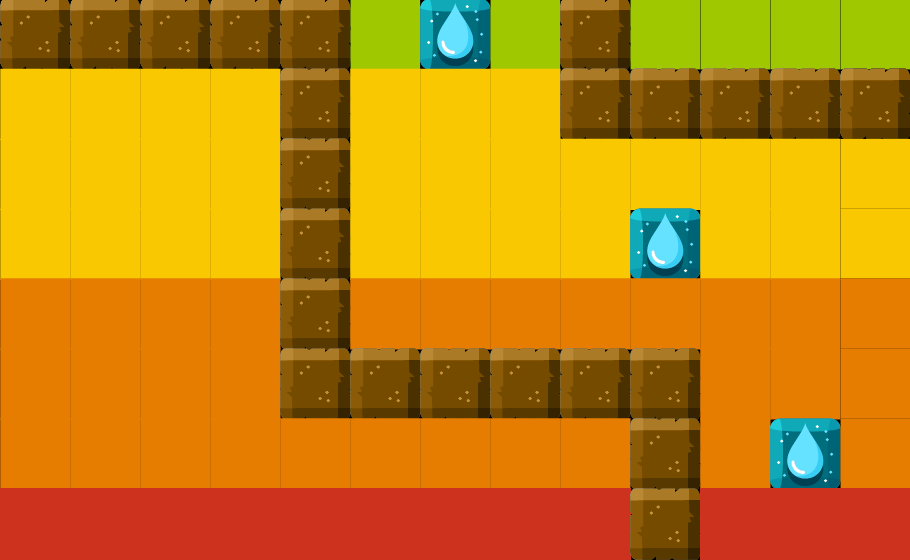

The image is a tile-based game level rendered from a .tmx file. Its description and source (layers, tilesets, objects; grid data summarised) follow:
An orthogonal 13x8 tile map with 70x70 px tiles, 1 tile layer (Tile Layer 1).

<map version="1.0" orientation="orthogonal" renderorder="right-down" width="13" height="8" tilewidth="70" tileheight="70" nextobjectid="1">
 <tileset firstgid="1" name="Mini-game" tilewidth="71" tileheight="72" tilecount="11">
  <tile id="0">
   <properties>
    <property name="explodable" value="1" />
   </properties>
   <image width="71" height="72" source="../Textures/Tiles Minigame/9_6_TileBlock.png" />
  </tile>
  <tile id="1">
   <properties>
    <property name="explodable" value="0" />
   </properties>
   <image width="71" height="72" source="../Textures/Tiles Minigame/9_6_TileDiamond.png" />
  </tile>
  <tile id="2">
   <properties>
    <property name="explodable" value="0" />
   </properties>
   <image width="71" height="72" source="../Textures/Tiles Minigame/9_6_TileElectricity.png" />
  </tile>
  <tile id="3">
   <properties>
    <property name="explodable" value="0" />
   </properties>
   <image width="71" height="72" source="../Textures/Tiles Minigame/9_6_TileGreen.png" />
  </tile>
  <tile id="4">
   <properties>
    <property name="explodable" value="0" />
   </properties>
   <image width="71" height="72" source="../Textures/Tiles Minigame/9_6_TileLife.png" />
  </tile>
  <tile id="5">
   <properties>
    <property name="explodable" value="0" />
   </properties>
   <image width="71" height="72" source="../Textures/Tiles Minigame/9_6_TileMine.png" />
  </tile>
  <tile id="6">
   <properties>
    <property name="explodable" value="1" />
   </properties>
   <image width="71" height="72" source="../Textures/Tiles Minigame/9_6_TileMineArea.png" />
  </tile>
  <tile id="7">
   <properties>
    <property name="explodable" value="0" />
   </properties>
   <image width="70" height="72" source="../Textures/Tiles Minigame/9_6_TileOrange.png" />
  </tile>
  <tile id="8">
   <properties>
    <property name="explodable" value="0" />
   </properties>
   <image width="71" height="72" source="../Textures/Tiles Minigame/9_6_TileRed.png" />
  </tile>
  <tile id="9">
   <properties>
    <property name="explodable" value="0" />
   </properties>
   <image width="71" height="72" source="../Textures/Tiles Minigame/9_6_TileWater.png" />
  </tile>
  <tile id="10">
   <properties>
    <property name="explodable" value="0" />
   </properties>
   <image width="71" height="72" source="../Textures/Tiles Minigame/9_6_TileYellow.png" />
  </tile>
 </tileset>
 <layer name="Tile Layer 1" width="13" height="8">
  <data>[104 cells, 104 non-empty, 6 distinct tile ids]</data>
 </layer>
</map>